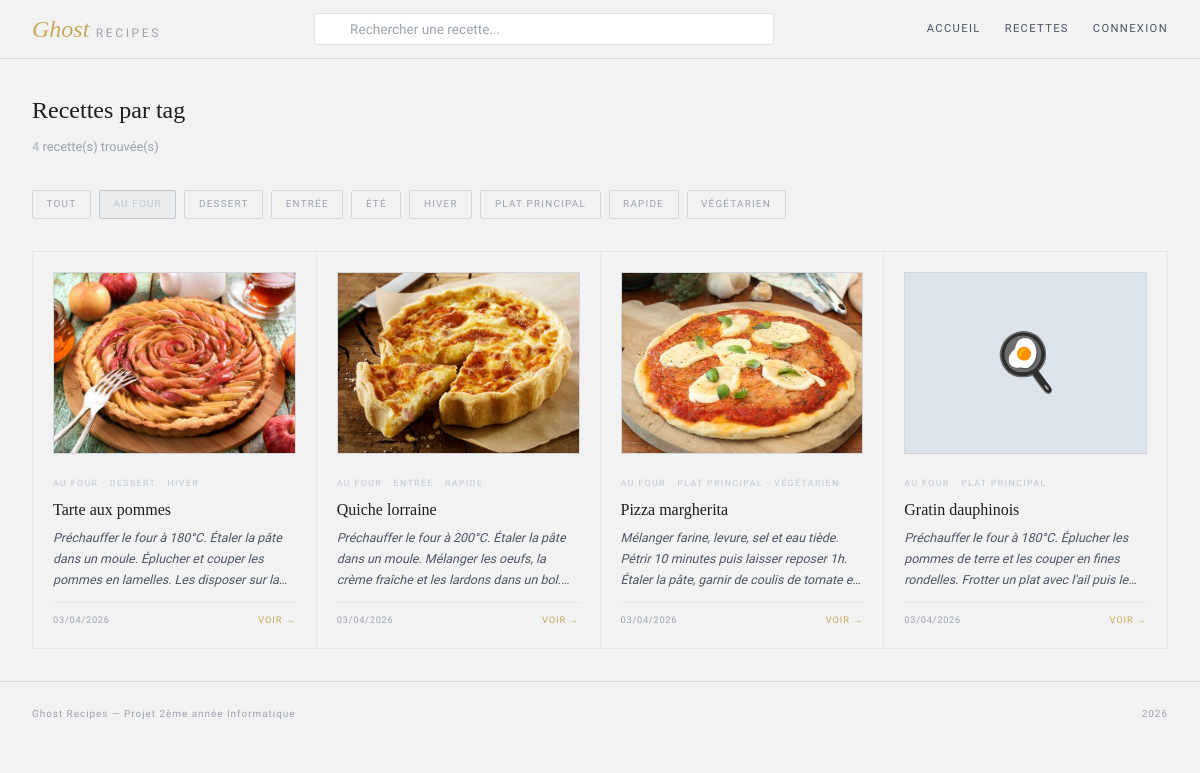
/recherche.php?tag=6, run on the app's committed database.
### tables this page shows
CREATE TABLE tag (
    id  INT AUTO_INCREMENT PRIMARY KEY,
    nom VARCHAR(50) NOT NULL UNIQUE
);

CREATE TABLE recette (
    id          INT AUTO_INCREMENT PRIMARY KEY,
    titre       VARCHAR(100) NOT NULL,
    description TEXT         NOT NULL,
    photo       VARCHAR(255),               
    created_at  DATETIME DEFAULT CURRENT_TIMESTAMP,
    updated_at  DATETIME DEFAULT CURRENT_TIMESTAMP ON UPDATE CURRENT_TIMESTAMP
);

### classes/Tag.php (called while the page is built, shortened)
<?php
class Tag extends Element {
    public static function getAll($pdo) {
        $stmt = $pdo->query("SELECT * FROM tag ORDER BY nom");
        return $stmt->fetchAll(PDO::FETCH_ASSOC);
    }
    public static function getByRecette($pdo, $recette_id) {
        $stmt = $pdo->prepare("
            SELECT t.id, t.nom
            FROM tag t
            JOIN recette_tag rt ON t.id = rt.tag_id
            WHERE rt.recette_id = :rid
            ORDER BY t.nom
        ");
        $stmt->execute([':rid' => $recette_id]);
        return $stmt->fetchAll(PDO::FETCH_ASSOC);
    }
}
?>

### recherche.php (the view, shortened to what this page needs)
<?php
require_once "classes/Recette.php";
require_once "classes/Tag.php";
$q = trim($_GET['q'] ?? '');
$tag_id = isset($_GET['tag']) ? (int)$_GET['tag'] : 0;
if ($tag_id > 0) {
    $stmt = $pdo->prepare("
        SELECT r.* FROM recette r
        JOIN recette_tag rt ON r.id = rt.recette_id
        WHERE rt.tag_id = :tid
        ORDER BY r.created_at DESC
    ");
    $stmt->execute([':tid' => $tag_id]);
    $recettes = $stmt->fetchAll(PDO::FETCH_ASSOC);
} elseif ($q !== '') {
    $recettes = Recette::rechercher($pdo, $q);
} else {
    $recettes = Recette::getAll($pdo);
}
$tous_tags = Tag::getAll($pdo);
$emojis    = ['🍕', '🥗', '🍰', '🍜', '🥘', '🍳', '🫕', '🥧'];
?>
<?php require_once "includes/header.php"; ?>
<div class="recherche-wrap">
    <h1 class="recherche-titre">
        <?php if ($q !== ''): ?>
            Résultats pour "<?= htmlspecialchars($q) ?>"
        <?php elseif ($tag_id > 0): ?>
            Recettes par tag
        <?php else: ?>
            Toutes les recettes
        <?php endif; ?>
    </h1>
    <p class="recherche-info">
        <strong><?= count($recettes) ?></strong> recette(s) trouvée(s)
    </p>
    <div class="tags-filtre">
        <a href="recherche.php" class="tag-btn <?= ($tag_id === 0 && $q === '') ? 'active' : '' ?>">Tout</a>
        <?php foreach ($tous_tags as $t): ?>
            <a href="recherche.php?tag=<?= $t['id'] ?>"
               class="tag-btn <?= ($tag_id === $t['id']) ? 'active' : '' ?>">
                <?= htmlspecialchars($t['nom']) ?>
            </a>
        <?php endforeach; ?>
    </div>
    <div class="card-grid">
        <?php if (empty($recettes)): ?>
            <div class="empty-state">Aucune recette ne correspond à votre recherche.</div>
        <?php else: ?>
            <?php foreach ($recettes as $i => $r): ?>
                <?php $tags = Tag::getByRecette($pdo, $r['id']); ?>
                <a href="recette.php?id=<?= $r['id'] ?>" class="recipe-card">
                    <div class="card-thumb">
                        <?php if (!empty($r['photo']) && file_exists("public/uploads/" . $r['photo'])): ?>
                            <img src="public/uploads/<?= htmlspecialchars($r['photo']) ?>" alt="">
                        <?php else: ?>
                            <?= $emojis[$r['id'] % count($emojis)] ?>
                        <?php endif; ?>
                    </div>
                    <div class="card-tags">
                        <?php foreach ($tags as $t): ?>
                            <span class="card-tag"><?= htmlspecialchars($t['nom']) ?></span>
                        <?php endforeach; ?>
                    </div>
                    <h3 class="card-title"><?= htmlspecialchars($r['titre']) ?></h3>
                    <p class="card-desc"><?= htmlspecialchars($r['description']) ?></p>
                    <div class="card-footer">
                        <span class="card-date"><?= date('d/m/Y', strtotime($r['created_at'])) ?></span>
                        <span class="card-more">Voir →</span>
                    </div>
                </a>
            <?php endforeach; ?>
        <?php endif; ?>
    </div>
</div>
<?php require_once "includes/footer.php"; ?>

### public/css/style.css (style rules this page uses)
:root { --bg: #F2F2F2; --bg2: #E6E8EB; --bg3: #DDE3EA; --surface: #FFFFFF; --surface2: #F7F7F8; --border: rgba(30, 30, 30, 0.06); --border2: rgba(30, 30, 30, 0.12); --text: #1C1C1E; --text2: #4B5563; --text3: #9CA3AF; --rose: #BFC9D4; --rose2: #94A3B8; --rose-bg: rgba(191, 201, 212, 0.15); --gold: #C6A85C; --gold2: #A88C3F; --gold-bg: rgba(198, 168, 92, 0.12); --red: #C65A4A; --red-bg: rgba(198, 90, 74, 0.12); --green: #5F8F7B; --green-bg: rgba(95, 143, 123, 0.12); }
* { box-sizing: border-box; margin: 0; padding: 0; }
body { background: var(--bg); color: var(--text); font-family: 'Source Sans 3', sans-serif; font-weight: 300; line-height: 1.6; min-height: 100vh; }
a { text-decoration: none; color: inherit; }
img { display: block; max-width: 100%; }
.recipe-card { padding: 1.25rem; border-right: 1px solid var(--border); cursor: pointer; transition: background 0.2s; }
.recipe-card:last-child { border-right: none; }
.card-thumb { width: 100%; aspect-ratio: 4/3; background: var(--bg3); border: 1px solid var(--border); overflow: hidden; display: flex; align-items: center; justify-content: center; font-size: 3.5rem; margin-bottom: 0.85rem; }
.card-thumb img { width: 100%; height: 100%; object-fit: cover; }
.card-tags { margin-bottom: 0.4rem; }
.card-tag { font-size: 0.55rem; letter-spacing: 0.16em; text-transform: uppercase; color: var(--rose); }
.card-tag + .card-tag::before { content: " · "; }
.card-title { font-family: 'Playfair Display', serif; font-size: 1rem; font-weight: 400; line-height: 1.3; color: var(--text); margin-bottom: 0.4rem; }
.card-desc { font-size: 0.78rem; line-height: 1.7; color: var(--text2); margin-bottom: 0.75rem; font-style: italic; display: -webkit-box; -webkit-box-orient: vertical; -webkit-line-clamp: 3; line-clamp: 2; overflow: hidden; }
.card-footer { display: flex; align-items: center; justify-content: space-between; padding-top: 0.6rem; border-top: 1px solid var(--border); }
.card-date { font-size: 0.58rem; letter-spacing: 0.08em; color: var(--text3); }
.card-more { font-size: 0.58rem; letter-spacing: 0.1em; text-transform: uppercase; color: var(--gold); }
.recherche-wrap { max-width: 1280px; margin: 0 auto; padding: 2rem; }
.recherche-titre { font-family: 'Playfair Display', serif; font-size: 1.5rem; font-weight: 400; margin-bottom: 0.5rem; }
.recherche-info { font-size: 0.8rem; color: var(--text3); margin-bottom: 2rem; }
.recherche-info strong { color: var(--rose); }
.tags-filtre { display: flex; flex-wrap: wrap; gap: 0.5rem; margin-bottom: 2rem; }
.tag-btn { font-size: 0.62rem; letter-spacing: 0.12em; text-transform: uppercase; padding: 0.35rem 0.85rem; border: 1px solid var(--border2); border-radius: 2px; color: var(--text3); }
.tag-btn:hover, .tag-btn.active { color: var(--rose); border-color: var(--rose); background: var(--rose-bg); }
.card-grid { display: grid; grid-template-columns: repeat(4, 1fr); gap: 0; border-top: 1px solid var(--border); border-left: 1px solid var(--border); }
.card-grid .recipe-card { border-right: 1px solid var(--border); border-bottom: 1px solid var(--border); }
.card-grid .recipe-card:nth-child(2n) { border-right: 1px solid var(--border); }
.recipe-card, .tag-btn, .tbl-btn, .btn, .login-btn, .search-wrap input, .hero-search input, .form-input, .form-textarea, .form-select { transition: all 0.2s ease; }

### data on the page
tag: nom "AU FOUR"
tag: nom "DESSERT"
tag: nom "ENTRÉE"
tag: nom "ÉTÉ"
tag: nom "HIVER"
tag: nom "PLAT PRINCIPAL"
tag: nom "RAPIDE"
tag: nom "VÉGÉTARIEN"
recette: photo (picture), titre "Tarte aux pommes", description "Préchauffer le four à 180°C. Étaler la pâte dans un moule. Éplucher et couper les pommes en lamelles. Les disposer sur…", created_at "03/04/2026"
recette: photo (picture), titre "Quiche lorraine", description "Préchauffer le four à 200°C. Étaler la pâte dans un moule. Mélanger les oeufs, la crème fraîche et les lardons dans un…", created_at "03/04/2026"
recette: photo (picture), titre "Pizza margherita", description "Mélanger farine, levure, sel et eau tiède. Pétrir 10 minutes puis laisser reposer 1h. Étaler la pâte, garnir de coulis de tomate…", created_at "03/04/2026"
recette: id "🍳", titre "Gratin dauphinois", description "Préchauffer le four à 180°C. Éplucher les pommes de terre et les couper en fines rondelles. Frotter un plat avec l'ail puis…", created_at "03/04/2026"

### other printed values
count($recettes) "4"
